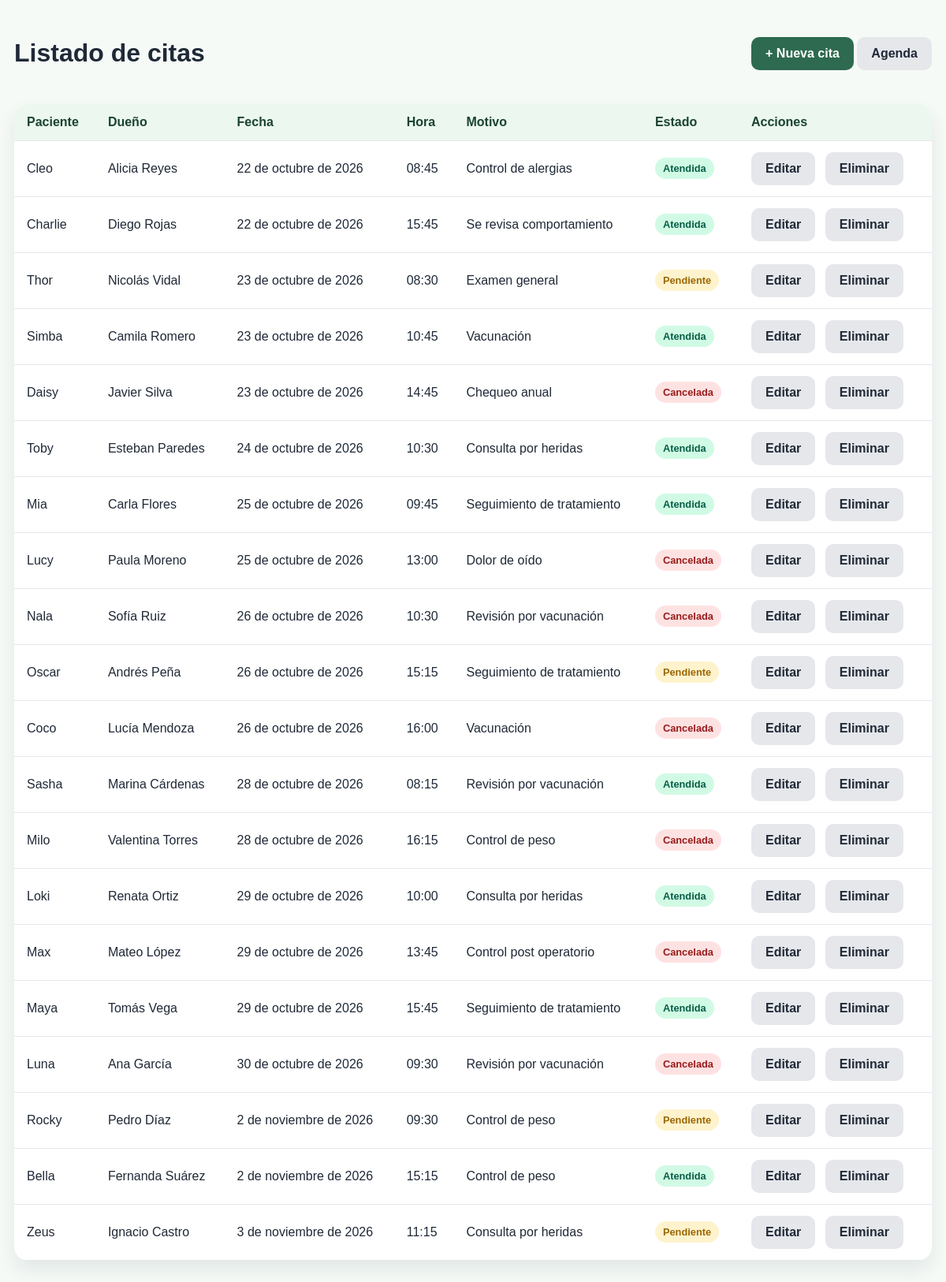
Page /citas/ (signed in) on the committed database.
### clinica/models.py (models this page shows, shortened)
class Cita(models.Model):
    ESTADO_CHOICES = [
        ('pendiente', 'Pendiente'),
        ('atendida', 'Atendida'),
        ('cancelada', 'Cancelada'),
    ]
    mascota = models.ForeignKey(Mascota, on_delete=models.CASCADE, related_name='citas')
    fecha = models.DateField()
    hora = models.TimeField()
    motivo = models.TextField()
    estado = models.CharField(max_length=20, choices=ESTADO_CHOICES, default='pendiente')
    class Meta:
        ordering = ['fecha', 'hora']
        verbose_name = 'Cita'
        verbose_name_plural = 'Citas'

class Mascota(models.Model):
    ESPECIE_CHOICES = [
        ('Perro', 'Perro'),
        ('Gato', 'Gato'),
        ('Conejo', 'Conejo'),
        ('Hamster', 'Hamster'),
        ('Ave', 'Ave'),
    ]
    nombre = models.CharField(max_length=100)
    especie = models.CharField(max_length=20, choices=ESPECIE_CHOICES)
    raza = models.CharField(max_length=100)
    nombre_dueno = models.CharField(max_length=150)

### clinica/views.py (the view)
# urls.py: path("citas/", views.listar_citas, name="listar_citas"),
@login_required(login_url='login_recepcionista')
def listar_citas(request):
    citas = Cita.objects.select_related('mascota').all()
    return render(request, 'clinica/listar_citas.html', {'citas': citas})

### templates/clinica/listar_citas.html (shortened to what this page needs)
<!DOCTYPE html>
<html lang="es">
<head>
</head>
<body>
    <div class="container">
        <div class="topbar">
            <h1>Listado de citas</h1>
            <div>
                <a href="{% url 'nueva_cita' %}" class="btn btn-primary">+ Nueva cita</a>
                <a href="{% url 'agenda_diaria' %}" class="btn btn-secondary">Agenda</a>
            </div>
        </div>
        <div class="card">
            <table>
                <thead>
                    <tr>
                        <th>Paciente</th>
                        <th>Dueño</th>
                        <th>Fecha</th>
                        <th>Hora</th>
                        <th>Motivo</th>
                        <th>Estado</th>
                        <th>Acciones</th>
                    </tr>
                </thead>
                <tbody>
                    {% for cita in citas %}
                    <tr>
                        <td>{{ cita.mascota.nombre }}</td>
                        <td>{{ cita.mascota.nombre_dueno }}</td>
                        <td>{{ cita.fecha }}</td>
                        <td>{{ cita.hora }}</td>
                        <td>{{ cita.motivo }}</td>
                        <td><span class="badge {{ cita.estado }}">{{ cita.get_estado_display }}</span></td>
                        <td class="actions">
                            <a href="{% url 'editar_cita' cita.id %}" class="btn btn-secondary">Editar</a>
                            <a href="{% url 'eliminar_cita' cita.id %}" class="btn btn-secondary">Eliminar</a>
                        </td>
                    </tr>
                    {% empty %}
                    <tr><td colspan="7">No hay citas registradas.</td></tr>
                    {% endfor %}
                </tbody>
            </table>
        </div>
    </div>
</body>
</html>

### templates/clinica/listar_citas.html (style rules this page uses)
body { margin: 0; font-family: Arial, sans-serif; background: #f5faf7; color: #1f2937; }
.container { max-width: 1200px; margin: 0 auto; padding: 28px 18px 60px; }
.topbar { display: flex; justify-content: space-between; align-items: center; gap: 12px; flex-wrap: wrap; margin-bottom: 24px; }
.btn { display: inline-block; text-decoration: none; border-radius: 10px; padding: 12px 18px; font-weight: 700; }
.btn-primary { background: #2d6a4f; color: white; }
.btn-secondary { background: #e5e7eb; color: #1f2937; }
.card { background: white; border-radius: 18px; box-shadow: 0 12px 24px rgba(15, 23, 42, 0.08); overflow: hidden; }
table { width: 100%; border-collapse: collapse; }
th, td { padding: 14px 16px; border-bottom: 1px solid #e5e7eb; text-align: left; }
th { background: #ebf7ef; color: #1b4332; }
.badge { display: inline-block; padding: 6px 10px; border-radius: 999px; font-size: 0.8rem; font-weight: 700; }
.pendiente { background: #fff3cd; color: #9a6700; }
.atendida { background: #d1fae5; color: #065f46; }
.cancelada { background: #fee2e2; color: #991b1b; }
.actions a { margin-right: 8px; }

### rows in the picture
Cita: mascota.nombre "Cleo", mascota.nombre_dueno "Alicia Reyes", fecha "22 de octubre de 2026", hora "08:45", motivo "Control de alergias", estado "Atendida"
Cita: mascota.nombre "Charlie", mascota.nombre_dueno "Diego Rojas", fecha "22 de octubre de 2026", hora "15:45", motivo "Se revisa comportamiento", estado "Atendida"
Cita: mascota.nombre "Thor", mascota.nombre_dueno "Nicolás Vidal", fecha "23 de octubre de 2026", hora "08:30", motivo "Examen general", estado "Pendiente"
Cita: mascota.nombre "Simba", mascota.nombre_dueno "Camila Romero", fecha "23 de octubre de 2026", hora "10:45", motivo "Vacunación", estado "Atendida"
Cita: mascota.nombre "Daisy", mascota.nombre_dueno "Javier Silva", fecha "23 de octubre de 2026", hora "14:45", motivo "Chequeo anual", estado "Cancelada"
Cita: mascota.nombre "Toby", mascota.nombre_dueno "Esteban Paredes", fecha "24 de octubre de 2026", hora "10:30", motivo "Consulta por heridas", estado "Atendida"
Cita: mascota.nombre "Mia", mascota.nombre_dueno "Carla Flores", fecha "25 de octubre de 2026", hora "09:45", motivo "Seguimiento de tratamiento", estado "Atendida"
Cita: mascota.nombre "Lucy", mascota.nombre_dueno "Paula Moreno", fecha "25 de octubre de 2026", hora "13:00", motivo "Dolor de oído", estado "Cancelada"
Cita: mascota.nombre "Nala", mascota.nombre_dueno "Sofía Ruiz", fecha "26 de octubre de 2026", hora "10:30", motivo "Revisión por vacunación", estado "Cancelada"
Cita: mascota.nombre "Oscar", mascota.nombre_dueno "Andrés Peña", fecha "26 de octubre de 2026", hora "15:15", motivo "Seguimiento de tratamiento", estado "Pendiente"
Cita: mascota.nombre "Coco", mascota.nombre_dueno "Lucía Mendoza", fecha "26 de octubre de 2026", hora "16:00", motivo "Vacunación", estado "Cancelada"
Cita: mascota.nombre "Sasha", mascota.nombre_dueno "Marina Cárdenas", fecha "28 de octubre de 2026", hora "08:15", motivo "Revisión por vacunación", estado "Atendida"
Cita: mascota.nombre "Milo", mascota.nombre_dueno "Valentina Torres", fecha "28 de octubre de 2026", hora "16:15", motivo "Control de peso", estado "Cancelada"
Cita: mascota.nombre "Loki", mascota.nombre_dueno "Renata Ortiz", fecha "29 de octubre de 2026", hora "10:00", motivo "Consulta por heridas", estado "Atendida"
Cita: mascota.nombre "Max", mascota.nombre_dueno "Mateo López", fecha "29 de octubre de 2026", hora "13:45", motivo "Control post operatorio", estado "Cancelada"
Cita: mascota.nombre "Maya", mascota.nombre_dueno "Tomás Vega", fecha "29 de octubre de 2026", hora "15:45", motivo "Seguimiento de tratamiento", estado "Atendida"
Cita: mascota.nombre "Luna", mascota.nombre_dueno "Ana García", fecha "30 de octubre de 2026", hora "09:30", motivo "Revisión por vacunación", estado "Cancelada"
Cita: mascota.nombre "Rocky", mascota.nombre_dueno "Pedro Díaz", fecha "2 de noviembre de 2026", hora "09:30", motivo "Control de peso", estado "Pendiente"
Cita: mascota.nombre "Bella", mascota.nombre_dueno "Fernanda Suárez", fecha "2 de noviembre de 2026", hora "15:15", motivo "Control de peso", estado "Atendida"
Cita: mascota.nombre "Zeus", mascota.nombre_dueno "Ignacio Castro", fecha "3 de noviembre de 2026", hora "11:15", motivo "Consulta por heridas", estado "Pendiente"
